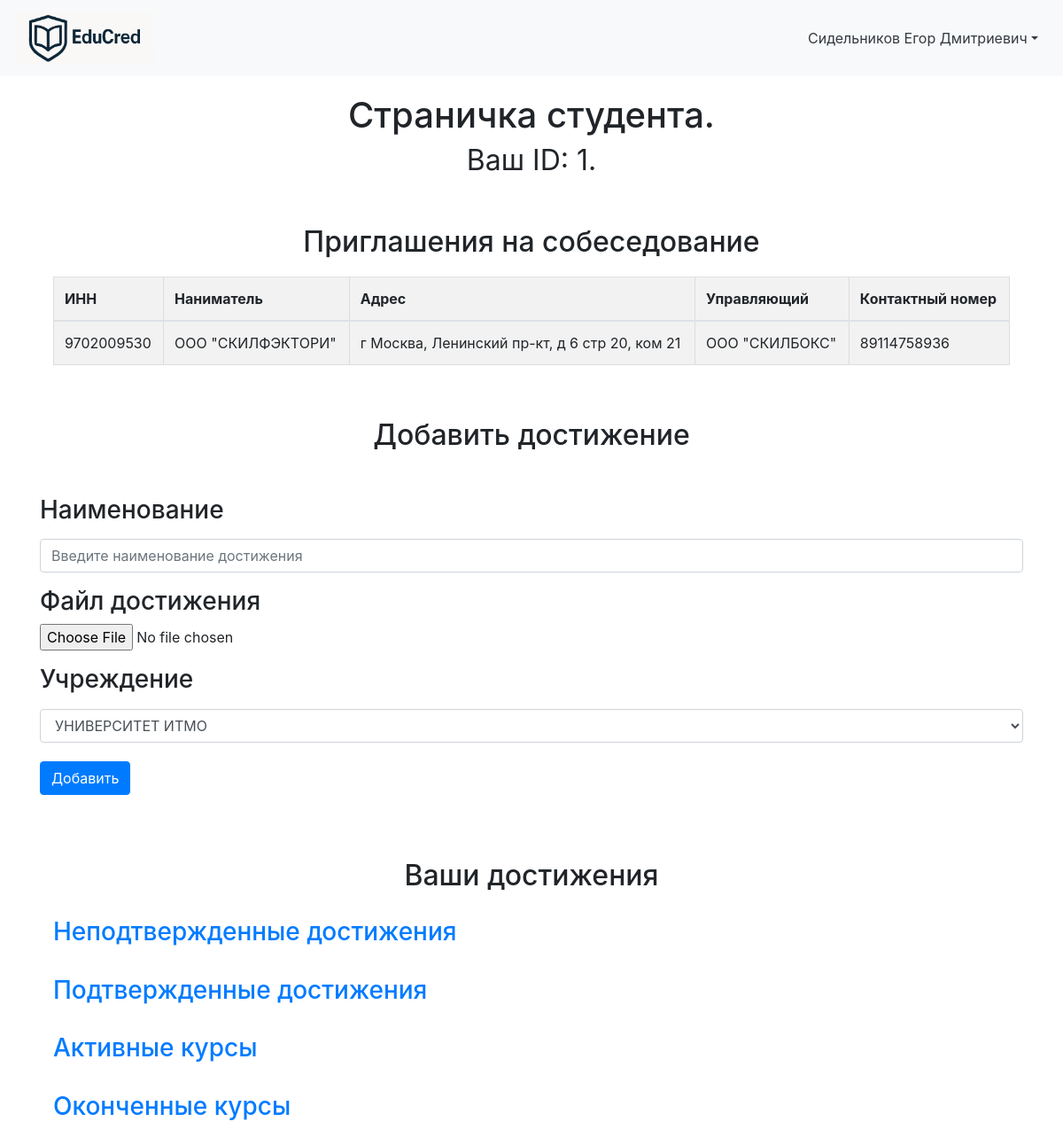
Before: /student_workspace (signed in) with the older database file.
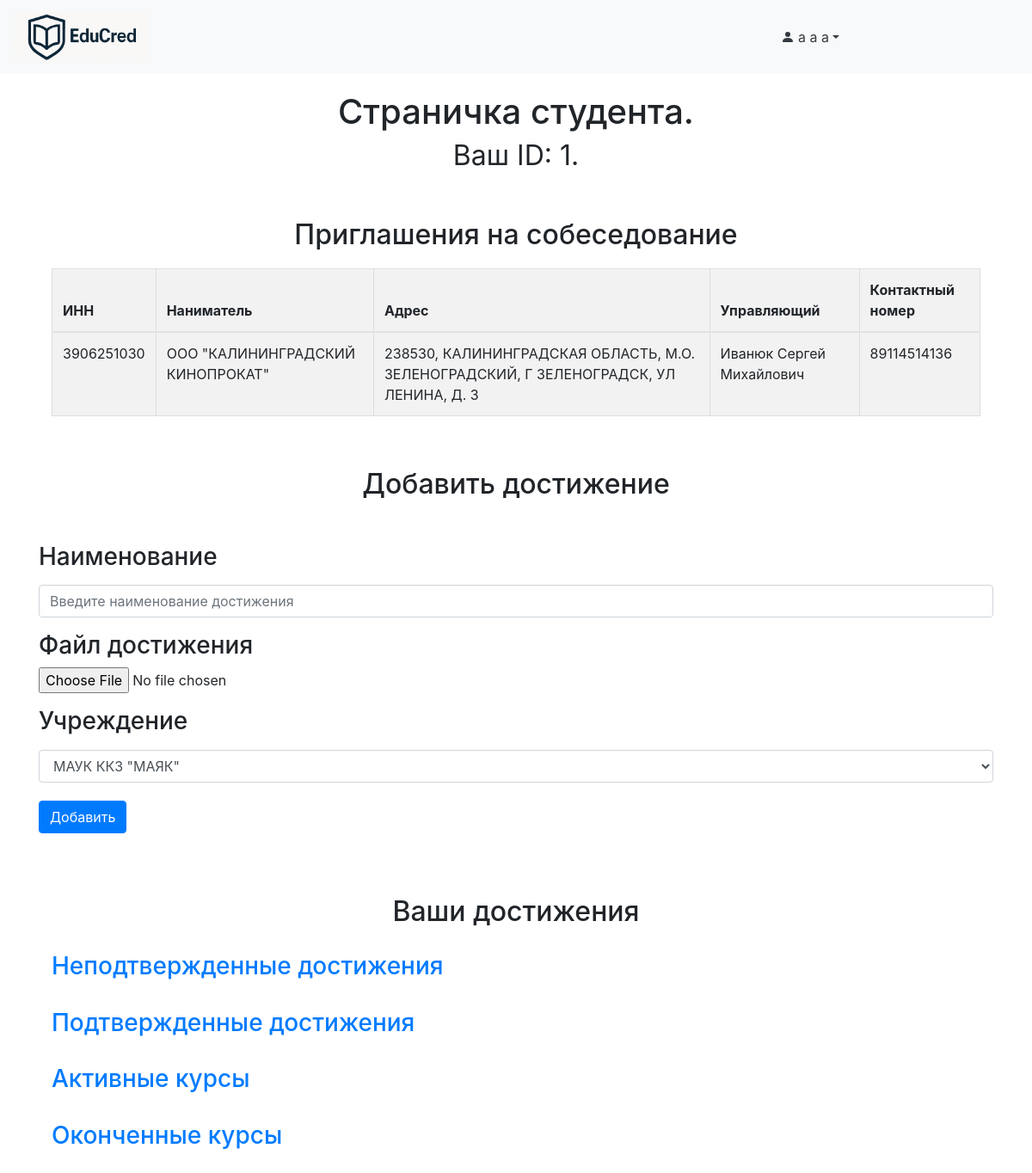
After: the same page with the newer database file.
### data/Students.py (models this page shows)
class Student(SqlAlchemyBase, UserMixin, SerializerMixin):
    __tablename__ = "students"
    id = sqlalchemy.Column(sqlalchemy.Integer, primary_key=True, autoincrement=True)
    user_id = sqlalchemy.Column(sqlalchemy.Integer, sqlalchemy.ForeignKey("users.id"), nullable=False)
    student_nsp = sqlalchemy.Column(sqlalchemy.String, nullable=False)
    born = sqlalchemy.Column(sqlalchemy.DateTime, nullable=False)
    phone_num = sqlalchemy.Column(sqlalchemy.String, nullable=False)
    about = sqlalchemy.Column(sqlalchemy.String, nullable=True)
    employer_id = sqlalchemy.Column(sqlalchemy.String, nullable=True)
    user = orm.relationship("User", back_populates="student")
    achievements = orm.relationship("Achievement", back_populates="student")

### data/Employers.py (models this page shows)
class Employer(SqlAlchemyBase, UserMixin, SerializerMixin):
    __tablename__ = "employers"
    id = sqlalchemy.Column(sqlalchemy.Integer, primary_key=True, autoincrement=True)
    user_id = sqlalchemy.Column(sqlalchemy.Integer, sqlalchemy.ForeignKey("users.id"))
    INN = sqlalchemy.Column(sqlalchemy.Integer, nullable=False)
    title = sqlalchemy.Column(sqlalchemy.String, nullable=True)
    address = sqlalchemy.Column(sqlalchemy.String, nullable=True)
    boss_nsp = sqlalchemy.Column(sqlalchemy.String, nullable=True)
    phone_num = sqlalchemy.Column(sqlalchemy.String, nullable=True)
    scope = sqlalchemy.Column(sqlalchemy.String, nullable=True)
    user = orm.relationship("User", back_populates="employer")

### server.py (the view, shortened to what this page needs)
@app.route('/student_workspace', methods=['GET', 'POST'])
@login_required
def student_workspace():
    try:
        db_sess = db_session.create_session()
        user = db_sess.query(User).get(current_user.id)
        student = user.student
        form = UploadProjectForm()
        approved_achievements_data = []
        nonapproved_achievements_data = []
        active_courses_data = []
        inactive_courses_data = []
        employers_ids = []
        employers_data = []
        student_fullname = student.student_nsp.strip()
        univers = db_sess.query(University).all()
        form.univer_title.choices = [(u.title, u.title) for u in univers]
        if student.employer_id:
            employers_ids = list(map(int, student.employer_id.split(';')))
        employers = db_sess.query(Employer).filter(
            Employer.id.in_(employers_ids)
        ).all()
        for e in employers:
            employers_data.append({
                'INN': e.INN,
                'title': e.title,
                'address': e.address,
                'boss_nsp': e.boss_nsp,
                'phone_num': e.phone_num
            })
        approved_achievements = db_sess.query(Achievement).filter(
            Achievement.student_id == student.id,
            Achievement.approve_path.isnot(None),
            Achievement.approve_path != "Not Required"
        ).all()
        nonapproved_achievements = db_sess.query(Achievement).filter(
            Achievement.student_id == student.id,
            Achievement.approve_path.is_(None)
        ).all()
        active_courses = db_sess.query(Achievement).filter(
            Achievement.student_id == student.id,
            Achievement.approve_path == "Not Required",
            Achievement.end_date.is_(None),
        ).all()
        inactive_courses = db_sess.query(Achievement).filter(
            Achievement.student_id == student.id,
            Achievement.end_date.isnot(None),
            Achievement.end_date != "",
            Achievement.approve_path == "Not Required"
        ).all()
        for a in inactive_courses:
            university = db_sess.query(University).filter(University.id == a.university_id).first()
            inactive_courses_data.append({
                'token': a.token,
                'title': a.title,
                'university_title': university.title if university else "",
                'student_id': student.id,
                'file_path': a.file_path,
            })
        session['student_id_current'] = student.id
        return render_template('student_workspace.html',
                               form=form,
                               joined_title=student_fullname,
                               student_id=student.id,
                               approved_achievements=approved_achievements_data,
                               nonapproved_achievements=nonapproved_achievements_data,
                               active_courses=active_courses_data,
                               inactive_courses=inactive_courses_data,
                               employers=employers_data,
                               style=url_for('static', filename='css/style.css'),
                               title='Студент')
    except Exception as e:
        flash(f'Произошла неизвестная ошибка, попробуйте ещё раз', 'danger')
        app.logger.error(e)
        return render_template('home.html', token=None, result=None, university=None, title='Главная')

### data/upload_project_form.py
class UploadProjectForm(FlaskForm):
    name = StringField("Наименование", validators=[DataRequired()])
    file = FileField("Загрузить", validators=[FileRequired('Пустой файл!')])
    univer_title = SelectField("Учреждение", choices=[], validators=[DataRequired()])
    submit = SubmitField("Добавить")

### data/db_session.py (called while the page is built)
def create_session() -> Session:
    global __factory
    return __factory()

### server.py (called while the page is built)
@login_manager.user_loader
def load_user(user_id):
    db_sess = db_session.create_session()
    return db_sess.query(User).get(user_id)

### templates/student_workspace.html (shortened to what this page needs)
{% extends "workspace_base.html" %}
{% block content %}
<h1 align="center">Страничка студента.<br><small>Ваш ID: {{ student_id }}.</small></h1>
<div class="container">
    <br>
    <h2 align="center">Приглашения на собеседование</h2>
    {% if employers %}
    <div class="table-box">
        <table class="table table-striped">
            <thead>
            <tr>
                <th>ИНН</th>
                <th>Наниматель</th>
                <th>Адрес</th>
                <th>Управляющий</th>
                <th>Контактный номер</th>
            </tr>
            </thead>
            <tbody>
            {% for emp in employers %}
            <tr>
                <td>{{ emp.INN }}</td>
                <td>{{ emp.title }}</td>
                <td>{{ emp.address }}</td>
                <td>{{ emp.boss_nsp }}</td>
                <td>{{ emp.phone_num }}</td>
            </tr>
            {% endfor %}
            </tbody>
        </table>
    </div>
    {% endif %}
</div>
<br>
<h2 align="center">Добавить достижение</h2>
<br>
<form method="POST" enctype="multipart/form-data">
    <div class="form-group">
        <h3>{{ form.name.label }}</h3>
        <p>{{ form.name(class="form-control", placeholder="Введите наименование достижения") }}</p>
        <h3>Файл достижения</h3>
        <p>{{ form.file()}}</p>
        <h3>{{ form.univer_title.label }}</h3>
        <p>{{ form.univer_title(class="form-control") }}</p>
        <p>{{ form.submit(class="btn btn-primary mb-2") }}</p>
    </div>
</form>
<br>
<br>
<h2 align="center">Ваши достижения</h2>
<div class="container">
    <a class="d-block fw-bold text-decoration-none"
       data-bs-toggle="collapse"
       href="#unconfirmed"
       role="button"
       aria-expanded="false"
       aria-controls="unconfirmed"><h3>Неподтвержденные достижения</h3></a>
    <br>
    <a class="d-block fw-bold text-decoration-none"
       data-bs-toggle="collapse"
       href="#confirmed"
       role="button"
       aria-expanded="false"
       aria-controls="confirmed">
        <h3>Подтвержденные достижения</h3>
    </a>
    <br>
    <a class="d-block fw-bold text-decoration-none"
       data-bs-toggle="collapse"
       href="#active"
       role="button"
       aria-expanded="false"
       aria-controls="active">
        <h3>Активные курсы</h3>
    </a>
    <br>
    <a class="d-block fw-bold text-decoration-none"
       data-bs-toggle="collapse"
       href="#completed"
       role="button"
       aria-expanded="false"
       aria-controls="completed">
        <h3>Оконченные курсы</h3>
    </a>
</div>
{% endblock %}

### templates/workspace_base.html (shortened to what this page needs)
<!doctype html>
<html lang="en">
<head>
    <link rel="stylesheet" type="text/css" href="{{ style }}"/>
    <link
            rel="stylesheet"
            href="https://stackpath.bootstrapcdn.com/bootstrap/4.4.1/css/bootstrap.min.css"
    >
</head>
<body>
<header>
    <nav class="navbar navbar-light bg-light">
        <a class="navbar-brand" href="{{ url_for('home') }}">
            <img src="{{ url_for('static', filename='images/EduCred_logo.png') }}"
                 alt="EduCred"
                 height="60">
        </a>
        <aside class="col-3 bg-light border-end p-3 d-flex flex-column">
            <div class="dropdown">
                <a
                        href="#"
                        class="d-flex align-items-center text-decoration-none text-dark dropdown-toggle"
                        id="userMenu"
                        data-toggle="dropdown"
                        aria-haspopup="true"
                        aria-expanded="false"
                >
                    <svg xmlns="http://www.w3.org/2000/svg"
                         width="16" height="16" fill="currentColor"
                         class="bi bi-person-fill mr-1"
                         viewBox="0 0 16 16">
                        <path d="M3 14s-1 0-1-1 1-4 6-4 6 3 6 4-1 1-1 1H3zm5-6a3 3 0 1 0 0-6 3 3 0 0 0 0 6z"/>
                    </svg>
                    <span>{{ joined_title }}</span>
                </a>
            </div>
        </aside>
    </nav>
</header>
<main role="main" class="container">
    {% block content %}{% endblock %}
</main>
</body>
</html>

### static/css/style.css (style rules this page uses)
.btn { display: inline-block; padding: 6px 12px; margin: 5px 0; font-size: 16px; font-weight: bold; background-color: #4CAF50; color: white; border: none; text-decoration: none; cursor: pointer; border-radius: 4px; }
.container { max-width: 900px; margin: 0 auto; padding: 20px; }
.table-box table { width: 100%; border-collapse: collapse; margin-top: 20px; }
.table-box th, .table-box td { border: 1px solid #ddd; padding: 8px; text-align: left; }
.table-box th { background-color: #f2f2f2; }
.d-flex { display: flex; }

Changed rows visible on the page:
changed Student: student_nsp "Сидельников Егор Дмитриевич" → "а а а"
changed Employer: INN "9702009530" → "3906251030"; title "ООО \"СКИЛФЭКТОРИ\"" → "ООО \"КАЛИНИНГРАДСКИЙ КИНОПРОКАТ\""; address "г Москва, Ленинский пр-кт, д 6 стр 20, ком 21" → "238530, КАЛИНИНГРАДСКАЯ ОБЛАСТЬ, М.О. ЗЕЛЕНОГРАДСКИЙ, Г ЗЕЛЕНОГРАДСК, УЛ ЛЕНИНА, Д. 3"; boss_nsp "ООО \"СКИЛБОКС\"" → "Иванюк Сергей Михайлович"; phone_num "89114758936" → "89114514136"
Other visible differences:
form field univer_title: "УНИВЕРСИТЕТ ИТМО" → "МАУК ККЗ \"МАЯК\""
